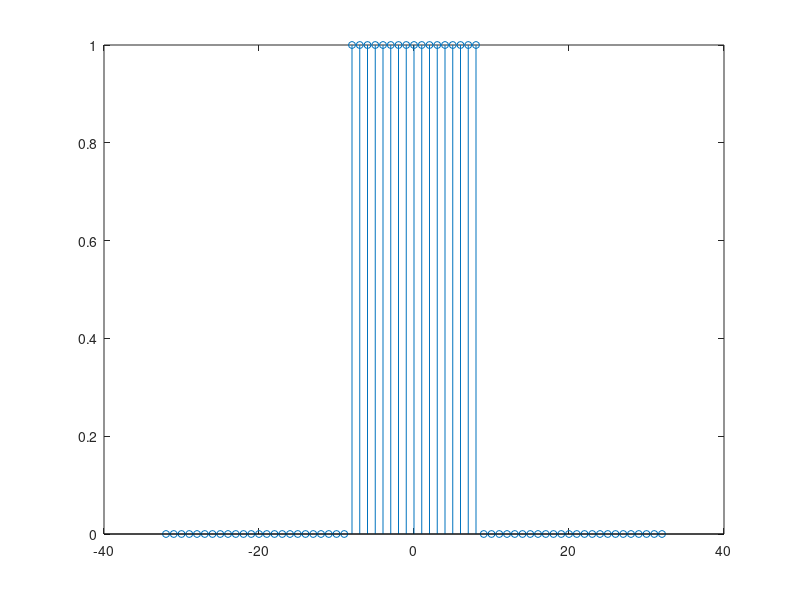

Write the MATLAB code that produced this figure. (Note: this script raises an error after producing the figure.)
% Transformée de Fourier discrète d'une porte unitaire
% A comparer avec cours : chapitre 11 - paragraphe B-4

clear
clf

f0 = 1 ;                                        % choix d'unité

% Porte unitaire de largeur M

N = 65 ;
M = 17 ;
offset = -8 ;
p = zeros(1,N) ;
n0 = ceil((N-M)/2 + 1) ;
n1 = n0+M-1 ;
xn = 1-n0+offset:N-n0+offset ;
p(n0:n1) = 1 ;

fig = stem (xn, p) ;
set (fig, 'markersize', 5) ;
text = sprintf ('Porte unitaire de largeur %d', M) ;
my_title (text) ;
set_ymax (p) ;
xlim([-35;35]);

[P f] = TFD(p, f0, 2*N, xn(1)) ;              % f : fréquence réduite

input ('Figure suivante ? ') ;

fig = stem (f, abs(P)) ;
xlim([0; 0.5]);
set_ymax (abs(P)) ;
my_title ("TFD : module") ;

input ('Figure suivante ? ') ;

fig = stem (f, angle(P)) ;
xlim([0; 0.5]);
set_ymax (angle(P)) ;
my_title ("TFD : phase") ;

